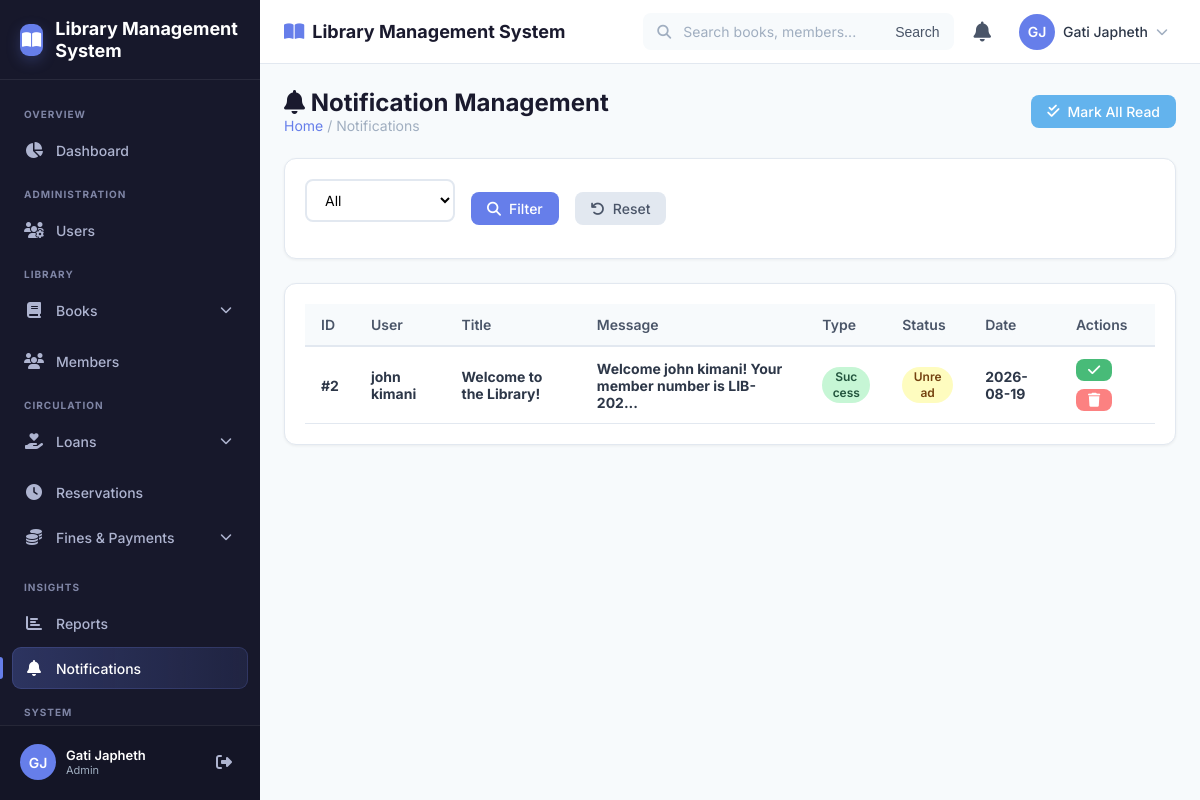
The app's page /admin/notifications/index.php (signed in) with its own data.
### tables this page shows
CREATE TABLE `notifications` (
  `id` int(11) NOT NULL,
  `user_id` int(11) NOT NULL,
  `title` varchar(255) NOT NULL,
  `message` text NOT NULL,
  `type` enum('info','success','warning','error') NOT NULL DEFAULT 'info',
  `is_read` tinyint(1) NOT NULL DEFAULT 0,
  `created_at` timestamp NOT NULL DEFAULT current_timestamp()
);

CREATE TABLE `users` (
  `id` int(11) NOT NULL,
  `name` varchar(100) NOT NULL,
  `email` varchar(100) NOT NULL,
  `phone` varchar(20) DEFAULT NULL,
  `username` varchar(50) NOT NULL,
  `password` varchar(255) NOT NULL,
  `role` enum('admin','librarian','member') NOT NULL DEFAULT 'member',
  `status` enum('active','inactive') NOT NULL DEFAULT 'active',
  `profile_image` varchar(255) DEFAULT NULL,
  `last_login` datetime DEFAULT NULL,
  `created_at` timestamp NOT NULL DEFAULT current_timestamp(),
  `updated_at` timestamp NOT NULL DEFAULT current_timestamp() ON UPDATE current_timestamp()
);

### includes/csrf.php (called while the page is built, shortened)
<?php
function generateCsrfToken(): string {
    $token = bin2hex(random_bytes(32));
    return $token;
}

### includes/functions.php (called while the page is built, shortened)
<?php
function formatDate(string $date, string $format = 'Y-m-d'): string {
    $dt = new DateTime($date);
    return $dt->format($format);
}

### admin/notifications/index.php (the view, shortened to what this page needs)
<?php
$pdo = getDBConnection();
$page = isset($_GET['page']) ? (int) $_GET['page'] : 1;
$limit = ITEMS_PER_PAGE;
$offset = ($page - 1) * $limit;
$where = [];
$params = [];
$whereClause = $where ? "WHERE " . implode(" AND ", $where) : "";
$sql = "
    SELECT n.*, u.name as user_name
    FROM notifications n
    JOIN users u ON n.user_id = u.id
    $whereClause
    ORDER BY n.created_at DESC
    LIMIT ? OFFSET ?
";
$params[] = $limit;
$params[] = $offset;
$stmt = $pdo->prepare($sql);
$stmt->execute($params);
$notifications = $stmt->fetchAll();
include_once '../../includes/header.php';
include_once '../../includes/navbar.php';
include_once '../../includes/sidebar.php';
?>
<main class="page-content">
    <div class="page-header">
        <div>
            <h1><i class="fas fa-bell"></i> Notification Management</h1>
            <div class="breadcrumb">
                <a href="../dashboard.php">Home</a> / Notifications
            </div>
        </div>
        <div class="page-actions">
            <a href="index.php?mark_all_read=1&csrf_token=<?php echo generateCsrfToken(); ?>"
               class="btn btn-info"
               data-confirm="Mark all notifications as read?">
                <i class="fas fa-check-double"></i> Mark All Read
            </a>
        </div>
    </div>
    <div class="card mb-3">
        <div class="card-body">
            <form method="GET" action="index.php" class="d-flex flex-wrap gap-2 align-center">
                <div class="form-group mb-0" style="min-width:150px;">
                    <select name="is_read" class="form-control">
                        <option value="-1">All</option>
                    </select>
                </div>
                <button type="submit" class="btn btn-primary">
                    <i class="fas fa-search"></i> Filter
                </button>
                <a href="index.php" class="btn btn-secondary">
                    <i class="fas fa-undo"></i> Reset
                </a>
            </form>
        </div>
    </div>
    <div class="card">
        <div class="card-body">
            <div class="table-responsive">
                <table class="table">
                    <thead>
                        <tr>
                            <th>ID</th>
                            <th>User</th>
                            <th>Title</th>
                            <th>Message</th>
                            <th>Type</th>
                            <th>Status</th>
                            <th>Date</th>
                            <th>Actions</th>
                        </tr>
                    </thead>
                    <tbody>
                        <?php if (empty($notifications)): ?>
                            <tr>
                                <td colspan="8" class="text-center text-muted">No notifications found</td>
                            </tr>
                        <?php else: ?>
                            <?php foreach ($notifications as $notification): ?>
                                <tr <?php echo !$notification['is_read'] ? 'style="font-weight:bold;"' : ''; ?>>
                                    <td>#<?php echo $notification['id']; ?></td>
                                    <td><?php echo $notification['user_name']; ?></td>
                                    <td><?php echo $notification['title']; ?></td>
                                    <td><?php echo substr($notification['message'], 0, 50) . (strlen($notification['message']) > 50 ? '...' : ''); ?></td>
                                    <td>
                                        <span class="badge badge-<?php
                                            echo $notification['type'] === 'success' ? 'success' :
                                                ($notification['type'] === 'warning' ? 'warning' :
                                                ($notification['type'] === 'error' ? 'danger' : 'info'));
                                        ?>">
                                            <?php echo ucfirst($notification['type']); ?>
                                        </span>
                                    </td>
                                    <td>
                                        <?php if ($notification['is_read']): ?>
                                            <span class="badge badge-success">Read</span>
                                        <?php else: ?>
                                            <span class="badge badge-warning">Unread</span>
                                        <?php endif; ?>
                                    </td>
                                    <td><?php echo formatDate($notification['created_at']); ?></td>
                                    <td>
                                        <div class="d-flex gap-1 flex-wrap">
                                            <?php if (!$notification['is_read']): ?>
                                                <a href="index.php?mark_read=<?php echo $notification['id']; ?>&csrf_token=<?php echo generateCsrfToken(); ?>"
                                                   class="btn btn-sm btn-success" title="Mark as read">
                                                    <i class="fas fa-check"></i>
                                                </a>
                                            <?php endif; ?>
                                            <a href="index.php?delete=<?php echo $notification['id']; ?>&csrf_token=<?php echo generateCsrfToken(); ?>"
                                               class="btn btn-sm btn-danger"
                                               title="Delete"
                                               data-confirm="Delete this notification?">
                                                <i class="fas fa-trash"></i>
                                            </a>
                                        </div>
                                    </td>
                                </tr>
                            <?php endforeach; ?>
                        <?php endif; ?>
                    </tbody>
                </table>
            </div>
        </div>
    </div>
</main>
<?php include_once '../../includes/footer.php'; ?>

### assets/css/style.css (style rules this page uses)
:root { --primary: #667eea; --primary-dark: #5a67d8; --primary-light: #7c8cf5; --secondary: #764ba2; --success: #48bb78; --danger: #fc8181; --warning: #f6ad55; --info: #63b3ed; --dark: #1a1a2e; --gray-900: #2d3748; --gray-700: #4a5568; --gray-500: #a0aec0; --gray-300: #e2e8f0; --gray-100: #f7fafc; --white: #ffffff; --sidebar-width: 260px; --navbar-height: 64px; --border-radius: 12px; --transition: all 0.3s cubic-bezier(0.4, 0, 0.2, 1); --font-family: 'Inter', -apple-system, BlinkMacSystemFont, sans-serif; }
* { margin: 0; padding: 0; box-sizing: border-box; }
html { font-size: 16px; scroll-behavior: smooth; }
body { font-family: var(--font-family); background: var(--gray-100); color: var(--gray-900); min-height: 100vh; display: flex; flex-direction: column; }
a { text-decoration: none; color: inherit; }
.page-content { flex: 1; padding: 24px; }
.page-header { display: flex; justify-content: space-between; align-items: center; margin-bottom: 24px; flex-wrap: wrap; gap: 12px; }
.page-header h1 { font-size: 24px; font-weight: 700; color: var(--dark); }
.page-header .breadcrumb { font-size: 14px; color: var(--gray-500); }
.page-header .breadcrumb a { color: var(--primary); }
.page-header .page-actions { display: flex; gap: 8px; }
.card { background: var(--white); border-radius: var(--border-radius); box-shadow: 0 1px 3px rgba(0,0,0,0.06); border: 1px solid var(--gray-300); overflow: hidden; }
.card-body { padding: 20px; }
.btn { display: inline-flex; align-items: center; gap: 8px; padding: 8px 16px; border: none; border-radius: 8px; font-size: 14px; font-weight: 500; font-family: var(--font-family); cursor: pointer; transition: var(--transition); text-decoration: none; }
.btn i { font-size: 14px; }
.btn-primary { background: var(--primary); color: var(--white); }
.btn-success { background: var(--success); color: var(--white); }
.btn-danger { background: var(--danger); color: var(--white); }
.btn-info { background: var(--info); color: var(--white); }
.btn-secondary { background: var(--gray-300); color: var(--gray-700); }
.btn-sm { padding: 4px 12px; font-size: 12px; }
.table-responsive { overflow-x: auto; -webkit-overflow-scrolling: touch; }
.table { width: 100%; border-collapse: collapse; font-size: 14px; }
.table thead { background: var(--gray-100); }
.table th { padding: 12px 16px; text-align: left; font-weight: 600; color: var(--gray-700); border-bottom: 2px solid var(--gray-300); white-space: nowrap; }
.table td { padding: 12px 16px; border-bottom: 1px solid var(--gray-300); vertical-align: middle; }
.badge { display: inline-flex; align-items: center; justify-content: center; max-width: 100%; padding: 3px 10px; border-radius: 999px; font-size: 12px; line-height: 1.35; font-weight: 600; text-align: center; white-space: normal; overflow-wrap: anywhere; vertical-align: middle; }
.table .badge { padding: 2px 10px; }
.badge-success { background: #c6f6d5; color: #22543d; }
.badge-warning { background: #fefcbf; color: #744210; }
.form-group { margin-bottom: 16px; }
.form-group .form-control { width: 100%; padding: 10px 14px; border: 2px solid var(--gray-300); border-radius: 8px; font-size: 14px; font-family: var(--font-family); transition: var(--transition); background: var(--white); }
.mb-3 { margin-bottom: 24px; }
.d-flex { display: flex; }
.align-center { align-items: center; }
.gap-1 { gap: 8px; }
.gap-2 { gap: 16px; }
.flex-wrap { flex-wrap: wrap; }

### records on screen
notifications: id "2", user.name "john kimani", title "Welcome to the Library!", message "Welcome john kimani! Your member number is LIB-202", type "Success", is_read "Unread", created_at "2026-08-19"

### other values on screen
getSetting($pdo ?? null, 'library_name', APP_NAME) "Library Management System"
getInitials($userName) "GJ"
$userName "Gati Japheth"
$userRole "Admin"
